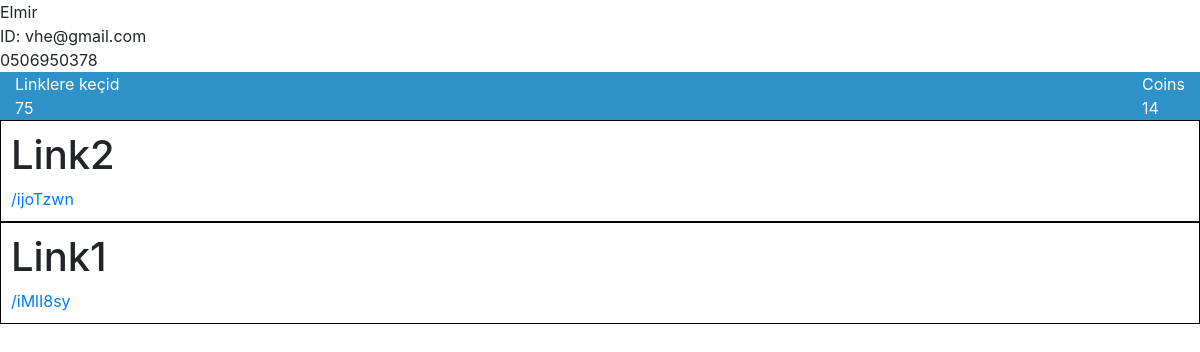
Page /account/0506950378/ on the earlier database version.
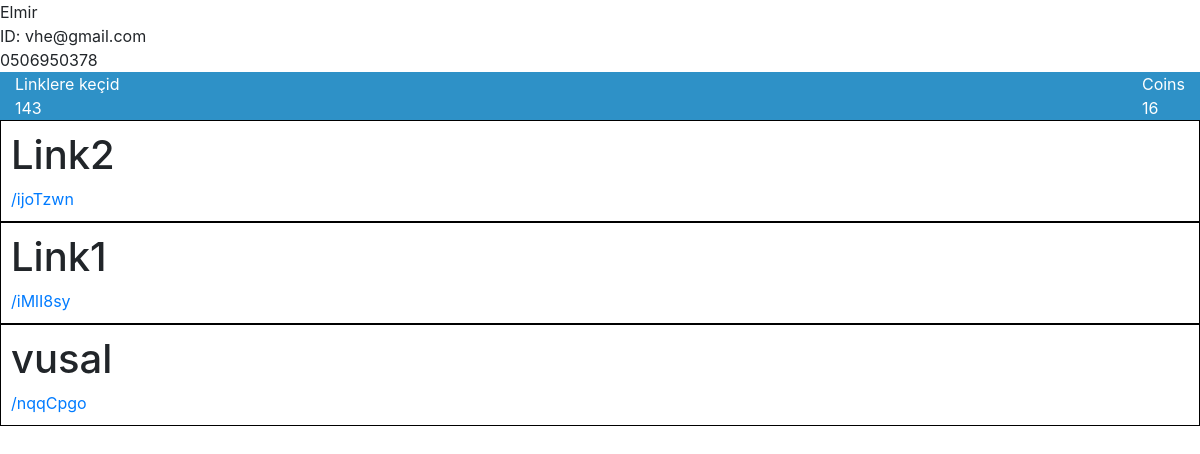
Same page on the later database version.
### account/models.py (models this page shows, shortened)
class UserData(models.Model):
    user = models.ForeignKey(User, on_delete=models.CASCADE, verbose_name='user')
    clicklink = models.IntegerField(verbose_name='Linkə keçid(lər)')
    coins = models.IntegerField(verbose_name='Coins')

### post/models.py (models this page shows, shortened)
class Link(models.Model):
    user = models.ForeignKey(User, on_delete=models.CASCADE)
    name = models.CharField(verbose_name='Link adi(sherti)', max_length=100)
    link  =  models.URLField(verbose_name='Link')
    date = models.DateTimeField(auto_now_add=True, verbose_name='Yerlesdirilme tarixi')
    active = models.BooleanField(default=False, verbose_name='Aktiv?')
    blok = models.BooleanField(default=False, verbose_name='Blok et')
    slug = models.SlugField(verbose_name='Post slug', blank=True, null=True, unique=True)
    LINKTYPE=(
        ('Youtube videosu', 'Youtube videosu'),
        ('TikTok', 'TikTok'),
        ('Instagram', 'Instagram'),
        ('18+ kontent', '18+ kontent'),
        ('Oyun', 'Oyun'),
        ('Yükləmə linki', 'Yükləmə linki'),
        ('Film/Serial', 'Film/Serial'),
        ('Digər', 'Digər')
    )
    linktype = models.CharField(max_length=100, choices=LINKTYPE, verbose_name='Linkin kategoriyası')
    def get_absolute_url(self):
        return reverse('ads_view', kwargs={'slug': self.slug})

### account/views.py (the view)
# urls.py: path('<str:username>/', Profile, name='profile')
def Profile(request, username):
    user = User.objects.get(username=username)
    user_links = Link.objects.filter(user=user)
    contex = {
        'user': user,
        'links': user_links,
    }
    return render(request, 'profile.html', contex)

### templates/profile.html (shortened to what this page needs)
{% extends 'base.html' %}
{% load crispy_forms_tags %}
{% block base %}
{% load static %}
    <body>
        <div class="profil_general">
            <div class="profil_user">
                <span>{{ user.first_name }}</span>
            </div>
            <div class="profil_slugid">
                ID: {{ user.last_name }}
            </div>
        </div>
        {{ user.username }}
        {% for userdata in user.userdata_set.all %}
        <div class="container-fluid" style="background-color: #2e91c7; color: white; display: flex; justify-content: space-between; ">
            <div class="link_click">
                <p>Linklere keçid</p>
                {{ userdata.clicklink }}
            </div>
            <div class="link_click">
                <p>Coins</p>
                {{ userdata.coins }}
            </div>
        </div>
        {% endfor %}
        {% for link in links %}
        <div style="padding: 10px; border:  1px black solid;">
            <h1>{{ link.name }}</h1>
            <a href="{{ link.get_absolute_url }}">{{ link.get_absolute_url }}</a>
        </div>
        {% endfor %}
    </body>
    {% endblock %}

Differences in the rows shown:
changed UserData: clicklink "75" → "143"; coins "14" → "16"
added Link: name "vusal", get_absolute_url "/nqqCpgo"
